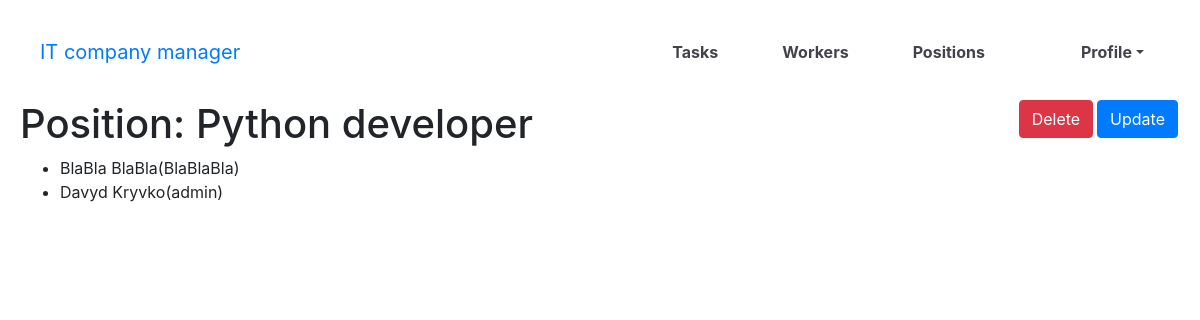
The page /positions/2/ (signed in) on the database its author committed.
### manager/models.py (models this page shows, shortened)
class Position(models.Model):
    name = models.CharField(max_length=255)
    class Meta:
        ordering = ["name"]

class Worker(AbstractUser):
    position = models.ForeignKey(Position, blank=True, null=True, on_delete=models.CASCADE, related_name="workers")
    class Meta:
        ordering = ["username"]

### manager/views.py (the view)
# urls.py: path("positions/<int:pk>/", PositionDetailView.as_view(), name="position-detail"),
class PositionDetailView(LoginRequiredMixin, generic.DetailView):
    model = Position

### templates/manager/position_detail.html (shortened to what this page needs)
{% extends "base.html" %}
{% block content %}
  <div class="form">
    <h1>
      Position: {{ position.name }}
      <a href="{% url "manager:position-update" pk=position.id %}"
         class="btn btn-primary CRUD_link">Update</a>
      <a href="{% url "manager:position-delete" pk=position.id %}"
         class="btn btn-danger CRUD_link">Delete</a>
    </h1>
    <ul>
      {% for worker in position.workers.all %}
        <li>{{ worker.first_name }} {{ worker.last_name }}({{ worker.username }})</li>
        {% empty %}
          <p>Unfortunately, we do not have such employees(</p>
      {% endfor %}
    </ul>
  </div>
{% endblock %}

### static/css/styles.css (style rules this page uses)
.CRUD_link { float: right; margin: 0 2px 0 2px; }
body { margin: 0; width: 100%; height: 100%; position: absolute; top: 0; left: 0; overflow: auto; }
.form { margin: 0 20px; }

### rows shown on the page
Position: name "Python developer"
Worker: first_name "BlaBla", last_name "BlaBla", username "BlaBlaBla"
Worker: first_name "Davyd", last_name "Kryvko", username "admin"
